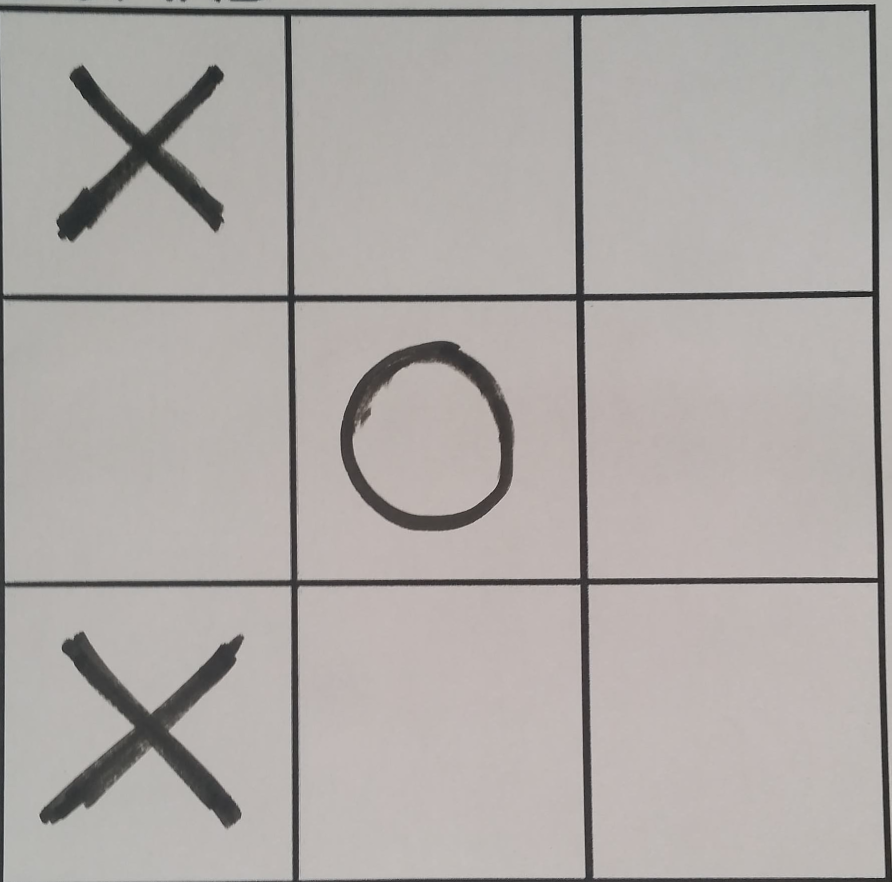
#> input picture testImages/ttt_marker.jpg, 1783 x 1764 px, found by its file name (shown at 1/2 size)
$ python tttFromOnline.py   (older library calls are emulated)
#> lines starting #> are read from the running program, lines starting #| are printed output that depends on the picture; after the words box and inside, x2 and y2 are one past the last pixel; in counts of white or black regions, pixels touching at a corner belong together
### AdversarialSearch/tttproblem.py
# author Vincent Kubala; GameUI implementation by Eli Zucker

###############################################################################
# State and Action Representations:
#
# - A (game) state is a TTTState that contains game board and the index of the
#   player to move
#
# - An action is a pair that represents the location at which a player
#   would like to draw an X or an O: (<index of row>, <index of column>),
#   where the indices start at 0.
#
# - See the main function at the bottom of this file for an example.
#
###############################################################################


from typing import Tuple
from AdversarialSearch.adversarialsearchproblem import AdversarialSearchProblem, GameState, GameUI
import time
import math

SPACE = "-"
X = "X"  # Player 0 is X
O = "O"  # Player 1 is O
PLAYER_SYMBOLS = [X, O]


class TTTState:
    def __init__(self, board, ptm):
        """
        Inputs:
                board - represented as a 2D List of character strings.
                Each character in the board is X, O, or SPACE (see above
                for global definition), where SPACE indicates that the
                corresponding cell of the tic-tac-toe board is empty.

                ptm- the index of the player to move, which will be 0 or 1,
                where 0 corresponds to the X player, who moves first, and
                1 to the O player, who moves second.
        """
        self.board = board
        self.ptm = ptm

    def player_to_move(self):
        return self.ptm


# In TTT, an action consists of placing a piece on a 2D grid. Thus, our actions need two pieces of
# data: both row and column. So the type of our action is tuple with two ints.
Action = Tuple[int, int]

def sigmoid(x):
    val = 1 / (1 + math.e ** (-x))
    return val

class TTTProblem(AdversarialSearchProblem[TTTState, Action]):
    def __init__(self, dim=3, board=None, player_to_move=0):
        """
        Inputs:
                dim- the number of cells in one row or column.
                board - 2d list of character strings (as in TTTState)
                player_to_move- index of player to move (as in TTTState).

                The board and player_to_move together constitute the start state
                of the game
        """
        self.board = board
        self.player_to_move = player_to_move
        self._dim = dim
        if board == None:
            board = [[SPACE for _ in range(dim)] for _ in range(dim)]
        self._start_state = TTTState(board, player_to_move)

    # [57 lines left out: functions heuristic_func, get_slices, get_available_actions, transition, not called in this run]

    def is_terminal_state(self, state):
        return not (self._internal_evaluate_terminal(state) == "non-terminal")

    # [89 lines left out: functions evaluate_terminal, _internal_evaluate_terminal, _all_same, board_to_pretty_string, not called in this run]


# Basic TTT GameUI implementation (prints board states to console)
class TTTUI(GameUI):
    # [6 lines left out: function __init__, not called in this run]

    def render(self):
        print(TTTProblem.board_to_pretty_string(self._state.board))
        time.sleep(self._delay)

    # [26 lines left out: functions get_user_input_action, main, not called in this run]


# [2 lines that do not run on import are left out]

### AdversarialSearch/adversarialsearch.py
from typing import Callable

from AdversarialSearch.adversarialsearchproblem import (
    Action,
    AdversarialSearchProblem,
    State as GameState,
)


# [35 lines left out: functions maxValueMM, minValueMM, not called in this run]

def minimax(asp: AdversarialSearchProblem[GameState, Action]) -> Action:
    """
    Implement the minimax algorithm on ASPs, assuming that the given game is
    both 2-player and constant-sum.

    Input:
        asp - an AdversarialSearchProblem
    Output:
        an action (an element of asp.get_available_actions(asp.get_start_state()))
    """
    start = asp.get_start_state()
    # player <- game.toMove(state)
    player = start.player_to_move()
    # value, move <- maxValue(game, state)
    (value, move) = maxValueMM(asp, start, player)
    # return move
    return move


# [162 lines left out: functions maxValueAB, minValueAB, alpha_beta, alpha_beta_cutoff, maxValueABCut, minValueABCut, not called in this run]

### tttFromOnline.py
import numpy as np
import cv2
from AdversarialSearch.tttproblem import TTTProblem, TTTUI
from AdversarialSearch import adversarialsearch

#create a 2d array to hold the gamestate
gamestate = [["-","-","-"],["-","-","-"],["-","-","-"]]

#kernel used for noise removal
kernel =  np.ones((7,7),np.uint8)
# Load a color image
file_name = "G:\My Drive\Fall 2021\CSCI 1430\gameNight\\testImages\\ttt_marker.jpg"
img = cv2.imread(file_name)
#> img is the input picture: shape (1764, 1783, 3); mean B, G, R 166.4, 169.2, 174
# get the image width and height
img_width = img.shape[0]
#> img_width = 1764
img_height = img.shape[1]
#> img_height = 1783

# turn into grayscale
img_g =  cv2.cvtColor(img, cv2.COLOR_BGR2GRAY)
# turn into thresholded binary
ret,thresh1 = cv2.threshold(img_g,127,255,cv2.THRESH_BINARY)
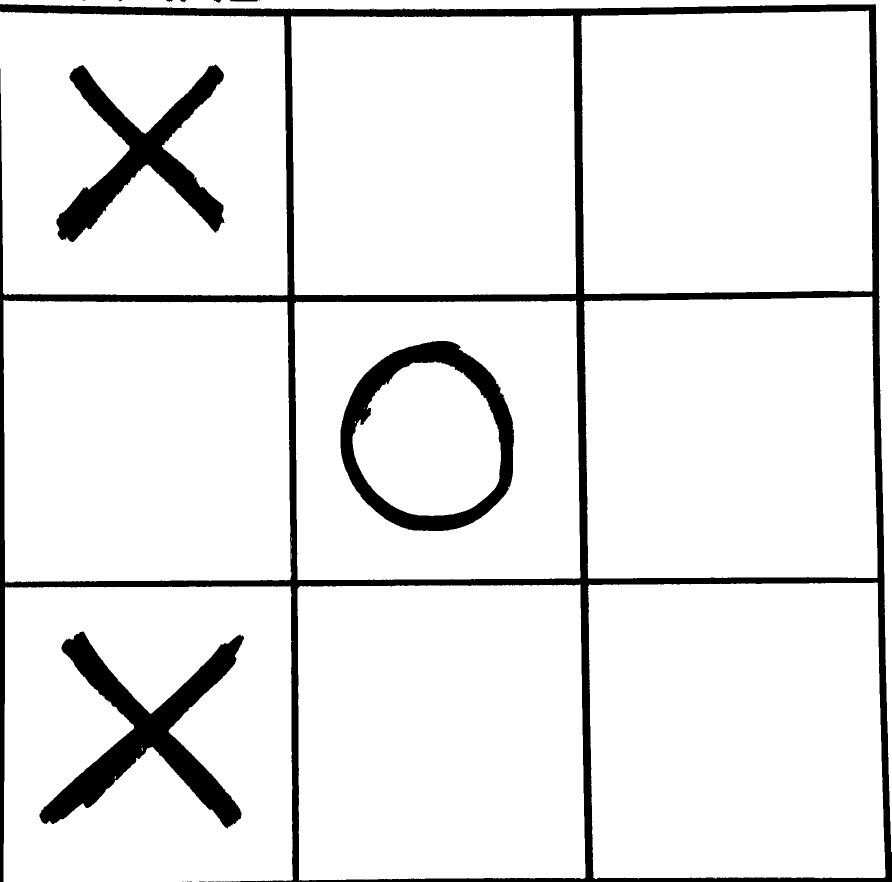
#> thresh1: shape (1764, 1783) (shown at 1/2 size); 91% white; 21 black regions (13 under 20 px), largest, box (x1, y1, x2, y2) and area: (0, 8, 1783, 1764) 165234, (79, 1263, 488, 1657) 46111, (113, 129, 449, 484) 36195
#remove noise from binary
thresh1 = cv2.morphologyEx(thresh1, cv2.MORPH_OPEN, kernel)
#> thresh1: shape (1764, 1783); 91% white; 11 black regions (3 under 20 px)

#find and draw contours. RETR_EXTERNAL retrieves only the extreme outer contours
im2, contours, hierarchy = cv2.findContours(thresh1, cv2.RETR_EXTERNAL, cv2.CHAIN_APPROX_SIMPLE)
#> contours = 10 contours; largest, box (x1, y1, x2, y2) and area: (1177, 1166, 1771, 1756) 340408, (7, 1173, 585, 1764) 337331, (595, 1170, 1171, 1761) 332162, (1163, 22, 1745, 588) 320674, (1168, 594, 1755, 1157) 320336
cv2.drawContours(img, contours, -1, (0,255,0), 15)
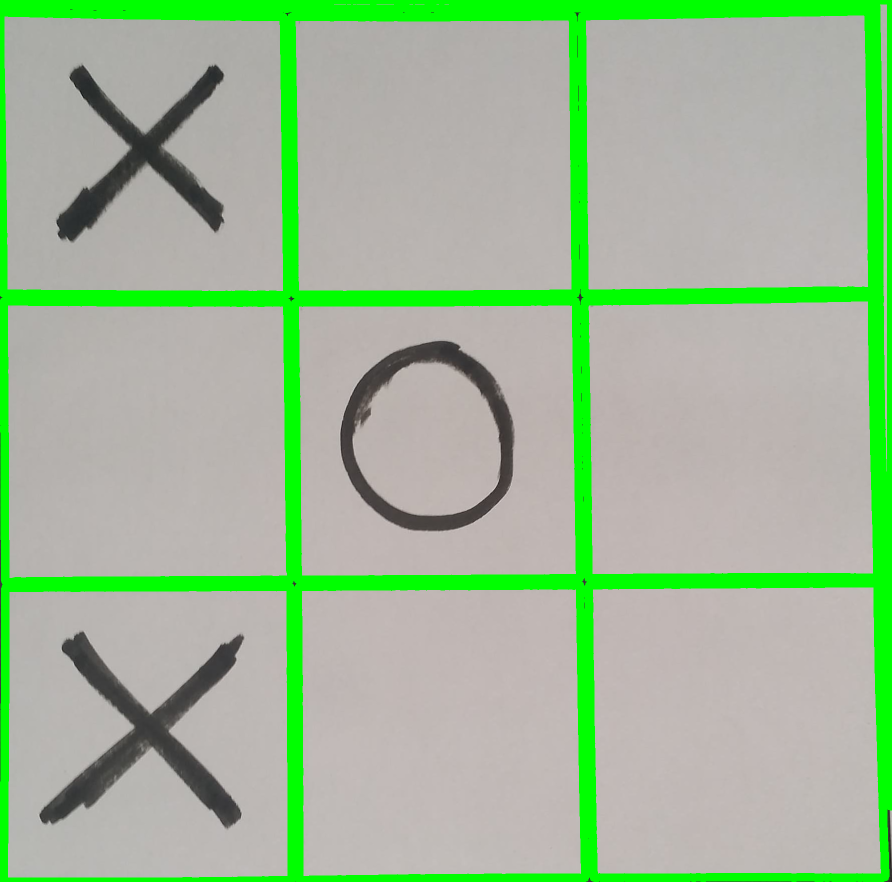
#> img: shape (1764, 1783, 3) (shown at 1/2 size); 12.61% of pixels changed, all inside (x1, y1, x2, y2) = (0, 0, 1783, 1764)

tileCount = 0
numx = 0
numo = 0
for cnt in contours:
        # ignore small contours that are not tiles
        if cv2.contourArea(cnt) > 200000:
                tileCount = tileCount+1
                # use boundingrect to get coordinates of tile
                x,y,w,h = cv2.boundingRect(cnt)
                # create new image from binary, for further analysis. Trim off the edge that has a line
                tile = thresh1[x+40:x+w-80,y+40:y+h-80]
                # create new image from main image, so we can draw the contours easily
                imgTile = img[x+40:x+w-80,y+40:y+h-80]

                #determine the array indexes of the tile
                tileX = round((x/img_width)*3)
                tileY = round((y/img_height)*3)

                # find contours in the tile image. RETR_TREE retrieves all of the contours and reconstructs a full hierarchy of nested contours.
                im2, c, hierarchy = cv2.findContours(tile, cv2.RETR_TREE , cv2.CHAIN_APPROX_SIMPLE)
                for ct in c:
                        # to prevent the tile finding itself as contour
                        if cv2.contourArea(ct) < 180000:
                                cv2.drawContours(imgTile, [ct], -1, (255,0,0), 15)
                                #calculate the solitity
                                area = cv2.contourArea(ct)
                                hull = cv2.convexHull(ct)
                                hull_area = cv2.contourArea(hull)
                                solidity = float(area)/hull_area

                                # fill the gamestate with the right sign
                                if(solidity > 0.5):
                                        gamestate[tileX][tileY] = "O"
                                else:
                                        gamestate[tileX][tileY] = "X"
                # put a number in the tile
                cv2.putText(img, str(tileCount), (x+200,y+300), cv2.FONT_HERSHEY_SIMPLEX, 10, (0,0,255), 20)
#> this loop made 10 passes
#> (x, y, w, h, tileX, tileY, c) on passes 1, 2, 3, 5, 6, 7: (7, 1173, 578, 591, 0, 2, [[[0, 0], [0, 457], [470, 457], [470, 0]]]), (595, 1170, 576, 591, 1, 2, [[[0, 0], [0, 455], [470, 455], [470, 0]]]), (1177, 1166, 594, 590, 2, 2, [[[0, 0], [0, 473], [469, 473], [469, 0]]]), (7, 602, 576, 563, 0, 1, [[[0, 0], [0, 455], [442, 455], [442, 0]]]), (1168, 594, 587, 563, 2, 1, [[[0, 0], [0, 466], [442, 466], [442, 0]]]), (582, 32, 570, 559, 1, 0, [[[0, 0], [0, 449], [438, 449], [438, 0]]])
#> (x, y, w, h, tileX, tileY) on passes 4, 8, 9: (589, 602, 572, 558, 1, 1), (0, 24, 575, 567, 0, 0), (1163, 22, 582, 566, 2, 0)
#> pass 1, `imgTile = img[x+40:x+w-80,y+40:y+h-80]`:
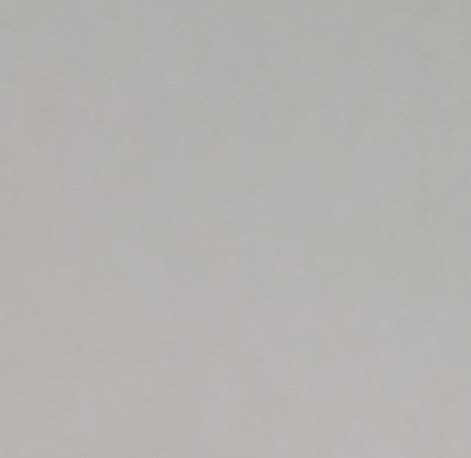
#> imgTile: shape (458, 471, 3); mean B, G, R 176.1, 178.9, 181.1
#> after the loop:
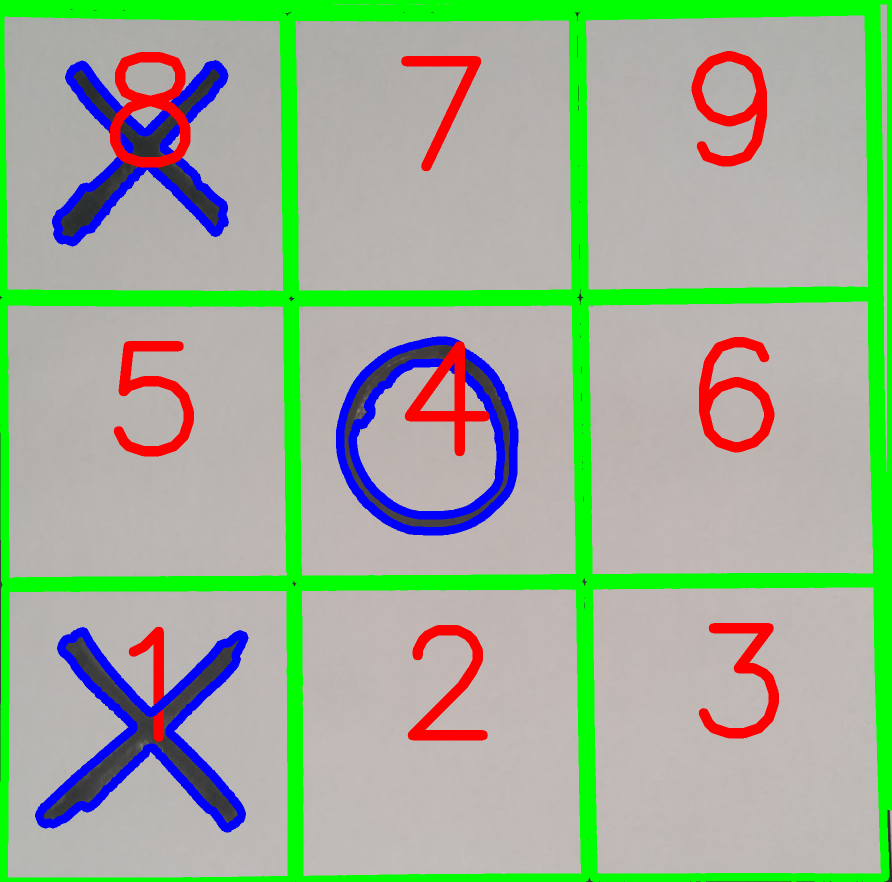
#> img: shape (1764, 1783, 3) (shown at 1/2 size); 6.28% of pixels changed, all inside (x1, y1, x2, y2) = (70, 102, 1558, 1665)
#> after the loop:
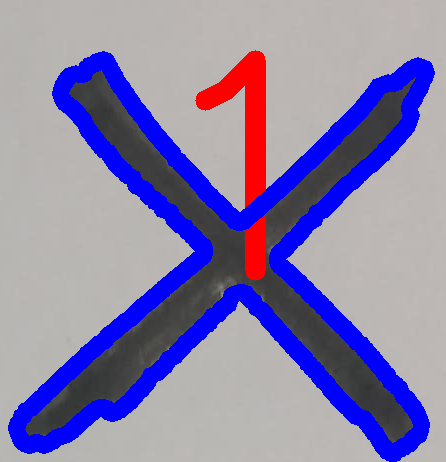
#> imgTile: shape (462, 446, 3); mean B, G, R 171.7, 129.6, 138.6
#> after the loop:
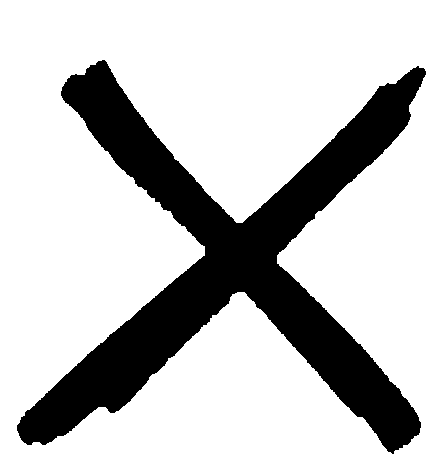
#> tile: shape (462, 446); 77.6% white; 1 black region, box (x1, y1, x2, y2) and area: (17, 60, 426, 454) 46235
#> after the loop, gamestate = [['X', '-', '-'], ['-', 'O', '-'], ['X', '-', '-']]; tileCount = 9

#print the gamestate
print("Recognized gamestate:")
for line in gamestate:
        linetxt = ""
        for cel in line:
                if cel == 'X':
                    numx += 1
                elif cel == 'O':
                    numo += 1
                linetxt = linetxt + "|" + cel
        print(linetxt + "|")
#> this loop made 3 passes
#| |X|-|-|
#| |-|O|-|
#| |X|-|-|
#> after the loop, numo = 1; numx = 2

# solve next best move
ptm = 0
if numx > numo:
    ptm = 1
board = TTTProblem(board=gamestate, player_to_move=ptm)
#> in __init__, `self.board = board`: self.board has the same summary as gamestate outside __init__
# print(board_to_pretty_string(board))
#> (the run stopped early here; a loop or call above may not have finished)
